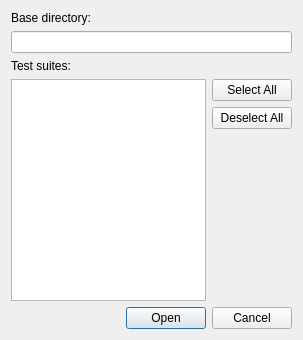
<?xml version="1.0" encoding="UTF-8"?>
<ui version="4.0">
 <class>OpenSquishSuitesDialog</class>
 <widget class="QDialog" name="OpenSquishSuitesDialog">
  <property name="geometry">
   <rect>
    <x>0</x>
    <y>0</y>
    <width>303</width>
    <height>340</height>
   </rect>
  </property>
  <property name="sizePolicy">
   <sizepolicy hsizetype="Preferred" vsizetype="Preferred">
    <horstretch>0</horstretch>
    <verstretch>0</verstretch>
   </sizepolicy>
  </property>
  <property name="windowTitle">
   <string>Open Squish Test Suites</string>
  </property>
  <property name="modal">
   <bool>true</bool>
  </property>
  <layout class="QVBoxLayout" name="verticalLayout_2">
   <item>
    <widget class="QLabel" name="label">
     <property name="text">
      <string>Base directory:</string>
     </property>
    </widget>
   </item>
   <item>
    <widget class="Utils::PathChooser" name="directoryLineEdit"/>
   </item>
   <item>
    <widget class="QLabel" name="label_2">
     <property name="text">
      <string>Test suites:</string>
     </property>
    </widget>
   </item>
   <item>
    <layout class="QHBoxLayout" name="horizontalLayout_2">
     <item>
      <widget class="QListWidget" name="suitesListWidget"/>
     </item>
     <item>
      <layout class="QVBoxLayout" name="verticalLayout">
       <item>
        <widget class="QPushButton" name="selectAllPushButton">
         <property name="text">
          <string>Select All</string>
         </property>
        </widget>
       </item>
       <item>
        <widget class="QPushButton" name="deselectAllPushButton">
         <property name="text">
          <string>Deselect All</string>
         </property>
        </widget>
       </item>
       <item>
        <spacer name="verticalSpacer">
         <property name="orientation">
          <enum>Qt::Vertical</enum>
         </property>
         <property name="sizeHint" stdset="0">
          <size>
           <width>20</width>
           <height>40</height>
          </size>
         </property>
        </spacer>
       </item>
      </layout>
     </item>
    </layout>
   </item>
   <item>
    <widget class="QDialogButtonBox" name="buttonBox">
     <property name="orientation">
      <enum>Qt::Horizontal</enum>
     </property>
     <property name="standardButtons">
      <set>QDialogButtonBox::Cancel|QDialogButtonBox::Open</set>
     </property>
    </widget>
   </item>
  </layout>
 </widget>
 <customwidgets>
  <customwidget>
   <class>Utils::PathChooser</class>
   <extends>QLineEdit</extends>
   <header location="global">utils/pathchooser.h</header>
  </customwidget>
 </customwidgets>
 <resources/>
 <connections>
  <connection>
   <sender>buttonBox</sender>
   <signal>accepted()</signal>
   <receiver>OpenSquishSuitesDialog</receiver>
   <slot>accept()</slot>
   <hints>
    <hint type="sourcelabel">
     <x>248</x>
     <y>254</y>
    </hint>
    <hint type="destinationlabel">
     <x>157</x>
     <y>274</y>
    </hint>
   </hints>
  </connection>
  <connection>
   <sender>buttonBox</sender>
   <signal>rejected()</signal>
   <receiver>OpenSquishSuitesDialog</receiver>
   <slot>reject()</slot>
   <hints>
    <hint type="sourcelabel">
     <x>316</x>
     <y>260</y>
    </hint>
    <hint type="destinationlabel">
     <x>286</x>
     <y>274</y>
    </hint>
   </hints>
  </connection>
 </connections>
</ui>
